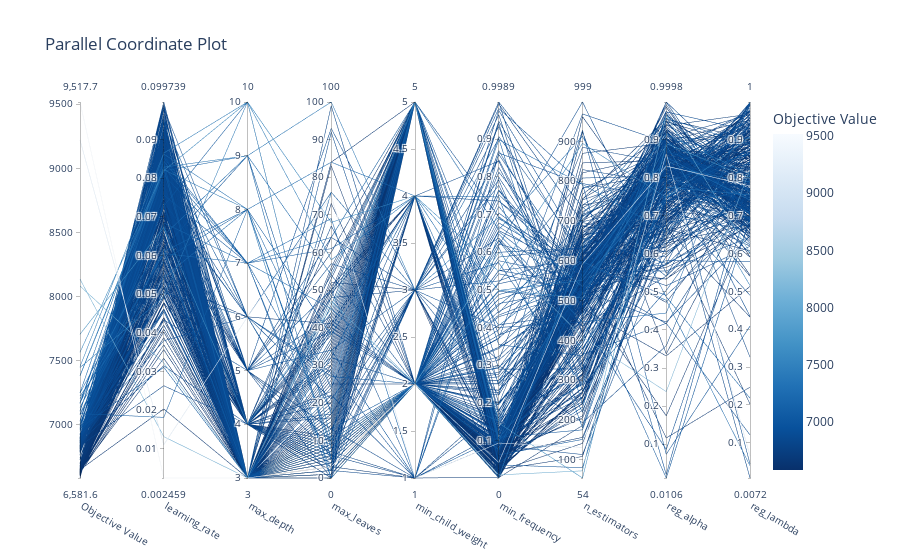

The notebook cell this image was saved under:
### Code cell
#Gráfico de coordenadas paralelas de optimización con Optuna
plot_parallel_coordinate(study)

### Figure 1 — Plotly figure (JSON) as saved in the notebook; plotly's stock layout.template omitted (floating-point values rounded to 4 significant figures; data arrays with more than 128 entries replaced by an {"elided": "..."} marker saying what was removed)
{"data": [{"dimensions": [{"label": "Objective Value", "range": [6582.0, 9518.0], "values": {"elided": "418 float values"}}, {"label": "learning_rate", "range": [0.002459, 0.09974], "values": {"elided": "418 float values"}}, {"label": "max_depth", "range": [3, 10], "values": {"elided": "418 int values"}}, {"label": "max_leaves", "range": [0, 100], "values": {"elided": "418 int values"}}, {"label": "min_child_weight", "range": [1, 5], "values": {"elided": "418 int values"}}, {"label": "min_frequency", "range": [1.149e-05, 0.9989], "values": {"elided": "418 float values"}}, {"label": "n_estimators", "range": [54, 999], "values": {"elided": "418 int values"}}, {"label": "reg_alpha", "range": [0.01061, 0.9998], "values": {"elided": "418 float values"}}, {"label": "reg_lambda", "range": [0.007189, 1.0], "values": {"elided": "418 float values"}}], "labelangle": 30, "labelside": "bottom", "line": {"color": {"elided": "418 float values"}, "colorbar": {"title": {"text": "Objective Value"}}, "colorscale": [[0, "rgb(247,251,255)"], [0.125, "rgb(222,235,247)"], [0.25, "rgb(198,219,239)"], [0.375, "rgb(158,202,225)"], [0.5, "rgb(107,174,214)"], [0.625, "rgb(66,146,198)"], [0.75, "rgb(33,113,181)"], [0.875, "rgb(8,81,156)"], [1, "rgb(8,48,107)"]], "reversescale": true, "showscale": true}, "type": "parcoords"}], "layout": {"title": {"text": "Parallel Coordinate Plot"}}}
